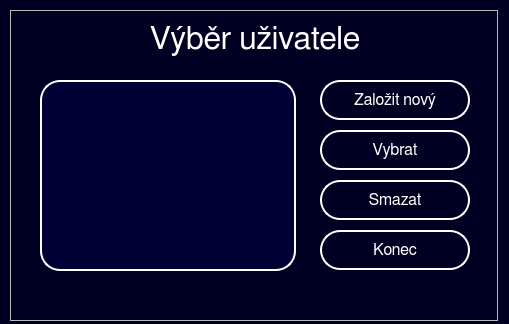
<?xml version="1.0" encoding="UTF-8"?>
<ui version="4.0">
 <class>Users_menu</class>
 <widget class="QWidget" name="Users_menu">
  <property name="windowModality">
   <enum>Qt::NonModal</enum>
  </property>
  <property name="geometry">
   <rect>
    <x>0</x>
    <y>0</y>
    <width>509</width>
    <height>324</height>
   </rect>
  </property>
  <property name="contextMenuPolicy">
   <enum>Qt::DefaultContextMenu</enum>
  </property>
  <property name="windowTitle">
   <string>Nákupní Lístek JV</string>
  </property>
  <property name="styleSheet">
   <string notr="true">QWidget#Users_menu {
background-color: rgb(0, 0, 34);
}

QLabel#Instructions {
color: rgb(255, 255, 255);
font: 24pt &quot;FreeSans&quot;;
}

QLabel#Label_error_message{
color: rgb(255, 0, 0);
font: 10pt &quot;FreeSans&quot;;
}

QPushButton#Button_Select{
color: rgb(255, 255, 255);
border-color: rgb(255, 255, 255);
border: 2px solid rgb(255, 255, 255);
border-radius: 20px;
font: 12pt &quot;FreeSans&quot;;
}

QPushButton#Button_Delete{
color: rgb(255, 255, 255);
border-color: rgb(255, 255, 255);
border: 2px solid rgb(255, 255, 255);
border-radius: 20px;
font: 12pt &quot;FreeSans&quot;;
}

QPushButton#Button_Create{
color: rgb(255, 255, 255);
border-color: rgb(255, 255, 255);
border: 2px solid rgb(255, 255, 255);
border-radius: 20px;
font: 12pt &quot;FreeSans&quot;;
}

QListWidget#Users{
color: rgb(255, 255, 255);
font: 14pt &quot;FreeSans&quot;;
border: 2px solid rgb(255, 255, 255);
background-color: rgb(0, 0, 53);
border-radius: 20px;
padding-left: 10px;
padding-right: 10px;
padding-top: 20px
}

QPushButton#Button_Cancel{
color: rgb(255, 255, 255);
border-color: rgb(255, 255, 255);
border: 2px solid rgb(255, 255, 255);
border-radius: 20px;
font: 12pt &quot;FreeSans&quot;;
}

QPushButton:hover#Button_Create{
border: 3px solid rgb(255, 255, 255);
background-color: rgb(0, 0, 53);
}

QPushButton:hover#Button_Delete{
border: 3px solid rgb(255, 255, 255);
background-color: rgb(0, 0, 53);
}

QPushButton:hover#Button_Select{
border: 3px solid rgb(255, 255, 255);
background-color: rgb(0, 0, 53);
}

QPushButton:hover#Button_Cancel{
border: 3px solid rgb(255, 255, 255);
background-color: rgb(0, 0, 53);
}

QListWidget:hover#Users{
border: 3px solid rgb(255, 255, 255);
}</string>
  </property>
  <widget class="QFrame" name="aa">
   <property name="geometry">
    <rect>
     <x>10</x>
     <y>10</y>
     <width>488</width>
     <height>311</height>
    </rect>
   </property>
   <property name="frameShape">
    <enum>QFrame::StyledPanel</enum>
   </property>
   <property name="frameShadow">
    <enum>QFrame::Raised</enum>
   </property>
   <widget class="QLabel" name="Label_error_message">
    <property name="geometry">
     <rect>
      <x>40</x>
      <y>269</y>
      <width>411</width>
      <height>31</height>
     </rect>
    </property>
    <property name="font">
     <font>
      <family>FreeSans</family>
      <pointsize>10</pointsize>
      <weight>50</weight>
      <italic>false</italic>
      <bold>false</bold>
     </font>
    </property>
    <property name="styleSheet">
     <string notr="true"/>
    </property>
    <property name="text">
     <string/>
    </property>
   </widget>
   <widget class="QPushButton" name="Button_Select">
    <property name="enabled">
     <bool>true</bool>
    </property>
    <property name="geometry">
     <rect>
      <x>310</x>
      <y>120</y>
      <width>150</width>
      <height>40</height>
     </rect>
    </property>
    <property name="font">
     <font>
      <family>FreeSans</family>
      <pointsize>12</pointsize>
      <weight>50</weight>
      <italic>false</italic>
      <bold>false</bold>
     </font>
    </property>
    <property name="cursor">
     <cursorShape>PointingHandCursor</cursorShape>
    </property>
    <property name="styleSheet">
     <string notr="true"/>
    </property>
    <property name="text">
     <string>Vybrat</string>
    </property>
   </widget>
   <widget class="QPushButton" name="Button_Cancel">
    <property name="geometry">
     <rect>
      <x>310</x>
      <y>220</y>
      <width>150</width>
      <height>40</height>
     </rect>
    </property>
    <property name="font">
     <font>
      <family>FreeSans</family>
      <pointsize>12</pointsize>
      <weight>50</weight>
      <italic>false</italic>
      <bold>false</bold>
     </font>
    </property>
    <property name="cursor">
     <cursorShape>PointingHandCursor</cursorShape>
    </property>
    <property name="styleSheet">
     <string notr="true"/>
    </property>
    <property name="text">
     <string>Konec</string>
    </property>
   </widget>
   <widget class="QLabel" name="Instructions">
    <property name="geometry">
     <rect>
      <x>140</x>
      <y>10</y>
      <width>221</width>
      <height>39</height>
     </rect>
    </property>
    <property name="font">
     <font>
      <family>FreeSans</family>
      <pointsize>24</pointsize>
      <weight>50</weight>
      <italic>false</italic>
      <bold>false</bold>
     </font>
    </property>
    <property name="styleSheet">
     <string notr="true"/>
    </property>
    <property name="text">
     <string>Výběr uživatele</string>
    </property>
   </widget>
   <widget class="QListWidget" name="Users">
    <property name="geometry">
     <rect>
      <x>30</x>
      <y>70</y>
      <width>256</width>
      <height>191</height>
     </rect>
    </property>
   </widget>
   <widget class="QPushButton" name="Button_Create">
    <property name="enabled">
     <bool>true</bool>
    </property>
    <property name="geometry">
     <rect>
      <x>310</x>
      <y>70</y>
      <width>150</width>
      <height>40</height>
     </rect>
    </property>
    <property name="font">
     <font>
      <family>FreeSans</family>
      <pointsize>12</pointsize>
      <weight>50</weight>
      <italic>false</italic>
      <bold>false</bold>
     </font>
    </property>
    <property name="cursor">
     <cursorShape>PointingHandCursor</cursorShape>
    </property>
    <property name="styleSheet">
     <string notr="true"/>
    </property>
    <property name="text">
     <string>Založit nový</string>
    </property>
   </widget>
   <widget class="QPushButton" name="Button_Delete">
    <property name="enabled">
     <bool>true</bool>
    </property>
    <property name="geometry">
     <rect>
      <x>310</x>
      <y>170</y>
      <width>150</width>
      <height>40</height>
     </rect>
    </property>
    <property name="font">
     <font>
      <family>FreeSans</family>
      <pointsize>12</pointsize>
      <weight>50</weight>
      <italic>false</italic>
      <bold>false</bold>
     </font>
    </property>
    <property name="cursor">
     <cursorShape>PointingHandCursor</cursorShape>
    </property>
    <property name="styleSheet">
     <string notr="true"/>
    </property>
    <property name="text">
     <string>Smazat</string>
    </property>
   </widget>
  </widget>
 </widget>
 <resources/>
 <connections/>
</ui>
